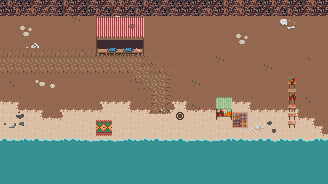

The image is a tile-based game level rendered from a .tmx file. Its description and source (layers, tilesets, objects; grid data summarised) follow:
An orthogonal 41x23 tile map with 8x8 px tiles, 13 tile layers (ground, ground-detail1, ground-detail2, ground-detail3, ...) and 49 objects (19x COLLISIONBOX, 14x CREATURE, 11x PROP, 4x EMITTER, SPAWNPOINT).

<map version="1.2" tiledversion="1.2.3" orientation="orthogonal" renderorder="right-down" width="41" height="23" tilewidth="8" tileheight="8" infinite="0" nextobjectid="59" nextlayerid="90" name="level4">
 <properties>
  <property name="AMBIENTLIGHT" value="#00ffffff" />
  <property name="GRAVITY" type="int" value="0" />
  <property name="MAP_DESCRIPTION" value="These island people are kinda weird..." />
  <property name="MAP_TITLE" value="Lilybaeum" />
  <property name="SHADOWCOLOR" value="#28000000" />
 </properties>
 <tileset firstgid="1" name="Tileset" tilewidth="8" tileheight="8" tilecount="1024" columns="32">
  <image source="Tileset.png" width="256" height="256" />
  <terraintypes>
   <terrain name="Sand" tile="67" />
   <terrain name="Grass" tile="133" />
   <terrain name="Dirt" tile="134" />
  </terraintypes>
  <tile id="33" terrain="2,2,2,2" />
  <tile id="64">
   <animation>
    <frame tileid="64" duration="250" />
    <frame tileid="96" duration="250" />
    <frame tileid="128" duration="250" />
    <frame tileid="160" duration="250" />
   </animation>
  </tile>
  <tile id="67" terrain="0,0,0,0" />
  <tile id="96">
   <animation>
    <frame tileid="96" duration="250" />
    <frame tileid="64" duration="250" />
    <frame tileid="128" duration="250" />
    <frame tileid="160" duration="250" />
   </animation>
  </tile>
  <tile id="99" terrain="0,0,0,0" />
  <tile id="100" terrain="0,0,0,0" />
  <tile id="128">
   <animation>
    <frame tileid="128" duration="250" />
    <frame tileid="96" duration="250" />
    <frame tileid="64" duration="250" />
    <frame tileid="160" duration="250" />
   </animation>
  </tile>
  <tile id="131" terrain=",,,0" />
  <tile id="132" terrain=",,0," />
  <tile id="133" terrain="1,1,1,1" />
  <tile id="134" terrain="2,2,2,2" />
  <tile id="160">
   <animation>
    <frame tileid="160" duration="250" />
    <frame tileid="64" duration="250" />
    <frame tileid="128" duration="250" />
    <frame tileid="96" duration="250" />
   </animation>
  </tile>
  <tile id="163" terrain=",0,,0" />
  <tile id="164" terrain="0,,0," />
  <tile id="193" terrain=",,,0" />
  <tile id="194" terrain=",,0,0" />
  <tile id="195" terrain=",0,0,0" />
  <tile id="196" terrain="0,,0,0" />
  <tile id="197" terrain=",,0,0" />
  <tile id="198" terrain=",,0," />
  <tile id="225" terrain=",0,," />
  <tile id="226" terrain="0,0,," />
  <tile id="227" terrain="0,0,,0" />
  <tile id="228" terrain="0,0,0," />
  <tile id="229" terrain="0,0,," />
  <tile id="230" terrain="0,,," />
  <tile id="259" terrain=",0,,0" />
  <tile id="260" terrain="0,,0," />
  <tile id="291" terrain=",0,," />
  <tile id="292" terrain="0,,," />
  <tile id="323" terrain=",,,2" />
  <tile id="324" terrain=",,2," />
  <tile id="355" terrain=",2,,2" />
  <tile id="356" terrain="2,,2," />
  <tile id="385" terrain=",,,2" />
  <tile id="386" terrain=",,2,2" />
  <tile id="387" terrain=",2,2,2" />
  <tile id="388" terrain="2,,2,2" />
  <tile id="389" terrain=",,2,2" />
  <tile id="390" terrain=",,2," />
  <tile id="417" terrain=",2,," />
  <tile id="418" terrain="2,2,," />
  <tile id="419" terrain="2,2,,2" />
  <tile id="420" terrain="2,2,2," />
  <tile id="421" terrain="2,2,," />
  <tile id="422" terrain="2,,," />
  <tile id="451" terrain=",2,,2" />
  <tile id="452" terrain="2,,2," />
  <tile id="483" terrain=",2,," />
  <tile id="484" terrain="2,,," />
  <tile id="515" terrain=",,,1" />
  <tile id="516" terrain=",,1," />
  <tile id="547" terrain=",1,,1" />
  <tile id="548" terrain="1,,1," />
  <tile id="577" terrain=",,,1" />
  <tile id="578" terrain=",,1,1" />
  <tile id="579" terrain=",1,1,1" />
  <tile id="580" terrain="1,,1,1" />
  <tile id="581" terrain=",,1,1" />
  <tile id="582" terrain=",,1," />
  <tile id="609" terrain=",1,," />
  <tile id="610" terrain="1,1,," />
  <tile id="611" terrain="1,1,,1" />
  <tile id="612" terrain="1,1,1," />
  <tile id="613" terrain="1,1,," />
  <tile id="614" terrain="1,,," />
  <tile id="643" terrain=",1,,1" />
  <tile id="644" terrain="1,,1," />
  <tile id="675" terrain=",1,," />
  <tile id="676" terrain="1,,," />
 </tileset>
 <layer id="77" name="ground" width="41" height="23">
  <data>[943 cells, 941 non-empty, 5 distinct tile ids]</data>
 </layer>
 <layer id="78" name="ground-detail1" width="41" height="23">
  <data>[943 cells, 421 non-empty, 10 distinct tile ids]</data>
 </layer>
 <layer id="79" name="ground-detail2" width="41" height="23">
  <data>[943 cells, 476 non-empty, 61 distinct tile ids]</data>
 </layer>
 <layer id="80" name="ground-detail3" width="41" height="23">
  <data>[943 cells, 10 non-empty, 3 distinct tile ids]</data>
 </layer>
 <layer id="82" name="props" width="41" height="23">
  <data>[943 cells, 14 non-empty, 3 distinct tile ids]</data>
 </layer>
 <layer id="83" name="props-detail1" width="41" height="23">
  <data>[943 cells, 19 non-empty, 15 distinct tile ids]</data>
 </layer>
 <layer id="84" name="props-detail2" width="41" height="23">
  <properties>
   <property name="RENDERTYPE" value="OVERLAY" />
  </properties>
  <data>[943 cells, 6 non-empty, 2 distinct tile ids]</data>
 </layer>
 <layer id="89" name="props-detail3" width="41" height="23">
  <properties>
   <property name="RENDERTYPE" value="OVERLAY" />
  </properties>
  <data>[943 cells, 22 non-empty, 6 distinct tile ids]</data>
 </layer>
 <layer id="81" name="walls" width="41" height="23">
  <data>[943 cells, 0 non-empty, 0 distinct tile ids]</data>
 </layer>
 <layer id="85" name="walls_OVERLAY1" width="41" height="23">
  <properties>
   <property name="RENDERTYPE" value="OVERLAY" />
  </properties>
  <data>[943 cells, 0 non-empty, 0 distinct tile ids]</data>
 </layer>
 <layer id="86" name="walls_OVERLAY2" width="41" height="23">
  <properties>
   <property name="RENDERTYPE" value="OVERLAY" />
  </properties>
  <data>[943 cells, 0 non-empty, 0 distinct tile ids]</data>
 </layer>
 <layer id="87" name="walls_OVERLAY3" width="41" height="23">
  <properties>
   <property name="RENDERTYPE" value="OVERLAY" />
  </properties>
  <data>[943 cells, 0 non-empty, 0 distinct tile ids]</data>
 </layer>
 <layer id="88" name="walls_OVERLAY4" width="41" height="23">
  <properties>
   <property name="RENDERTYPE" value="OVERLAY" />
  </properties>
  <data>[943 cells, 0 non-empty, 0 distinct tile ids]</data>
 </layer>
 <objectgroup id="10" name="collision">
  <object id="1" type="COLLISIONBOX" x="0" y="0" width="8" height="144" />
  <object id="2" type="COLLISIONBOX" x="288" y="80" width="8" height="48" />
  <object id="3" type="COLLISIONBOX" x="166" y="51" width="20" height="3" />
  <object id="4" type="COLLISIONBOX" x="166" y="61" width="20" height="3" />
  <object id="5" type="COLLISIONBOX" x="186" y="51" width="2" height="14" />
  <object id="6" type="COLLISIONBOX" x="320" y="0" width="8" height="144" />
  <object id="7" type="COLLISIONBOX" x="256" y="45" width="54" height="3" />
  <object id="8" type="COLLISIONBOX" x="258" y="34" width="54" height="3" />
  <object id="9" type="COLLISIONBOX" x="256" y="34" width="2" height="11" />
  <object id="10" type="COLLISIONBOX" x="310" y="37" width="2" height="11" />
  <object id="11" type="COLLISIONBOX" x="96" y="48" width="48" height="8" />
 </objectgroup>
 <objectgroup id="11" name="spawnpoints">
  <object id="12" name="enter" type="SPAWNPOINT" x="48" y="112" width="11" height="20" />
  </objectgroup>
 <objectgroup id="12" name="props">
  <!-- 28 objects omitted --></objectgroup>
</map>
<!-- 37 of 49 objects omitted -->
